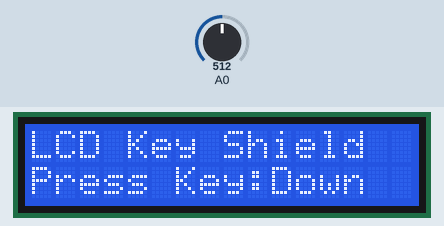
Simulated run of this sketch. Board: ESP8266 (Wemos D1 mini). On the bench: 16×2 character LCD. The test bench sets the inputs (shaded band); at power-on: A0 = 512. What the sketch prints to the serial monitor is not drawn.

Above: at 1.2 s.
1.3 s: A0 set to 791
At 2.5 s:
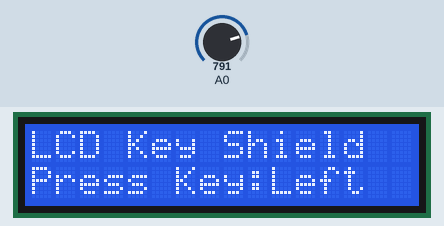
2.8 s: A0 set to 808
At 3.8 s:
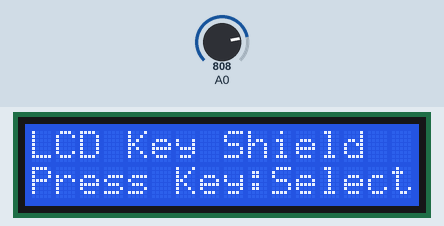
4.3 s: A0 set to 190
At 5.0 s:
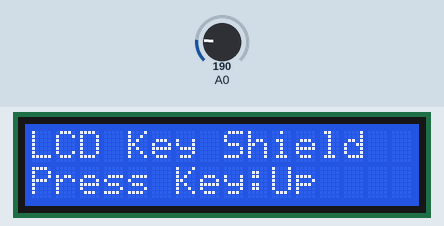
5.8 s: A0 set to 50
At 6.1 s:
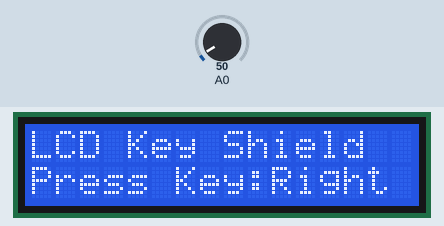
7.3 s: A0 set to 70
At 8.5 s:
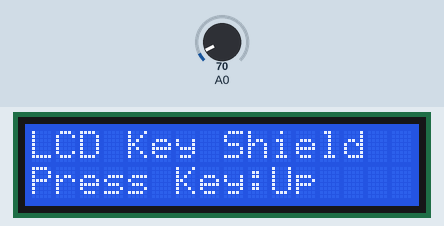
8.8 s: A0 set to 0
At 9.6 s:
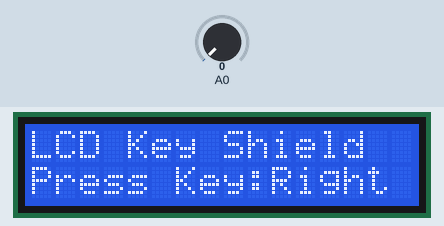
Timing chart, 0 to 11.3 s (numbered marks = the images above; inputs shaded):
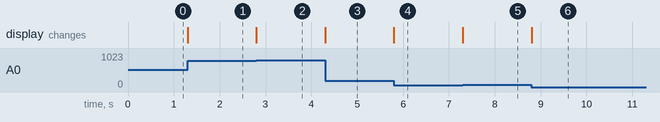

The sketch:

WemosD1R1KeypadSheild.ino
```cpp
#include <LiquidCrystal.h>


//LiquidCrystal lcd(8, 9, 4, 5, 6, 7); Code for Arduino UNO R3
LiquidCrystal lcd(D8,D9,D4,D5,D6,D7); // PinOut code for WeMos ESP8266 R1 board.


void setup() {
 Serial.begin(9600);
  lcd.begin(16, 2);
  lcd.setCursor(0,0);
  lcd.print("LCD Key Shield");
  lcd.setCursor(0,1);
  lcd.print("Press Key:");

}

void loop() {
  int x;
  x = analogRead (0);
  lcd.setCursor(10,1);


  if (x < 60) {
    lcd.print ("Right ");

  }
  else if (x < 200) {
    lcd.print ("Up    ");

  }
  else if (x < 600){
    lcd.print ("Down  ");

  }
  else if (x < 800){
    lcd.print ("Left  ");

  }
  else if (x < 1024){
    lcd.print ("Select");
     Serial.print("Select");
     Serial.print("    \n     ");
  }
}
```

Measured:
- the behaviour switches between 799 and 800 on A0 (found by bisection; images 1 and 2)
- after the input at 1.3 s, the display: changes at once (image 1)
- after the input at 2.8 s, the display: changes at once (image 2)
- after the input at 4.3 s, the display: changes at once (image 3)
- after the input at 5.8 s, the display: changes at once (image 4)
- after the input at 7.3 s, the display: changes at once (image 5)
- after the input at 8.8 s, the display: changes at once (image 6)
